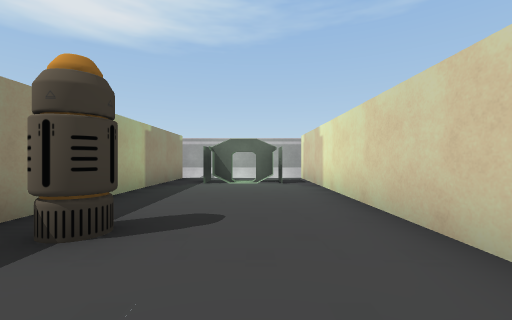
View 1 (above)

16 first-person views from a walk through a 3-D level made in the Unity game engine. The camera is 1.2 m above the floor, looks level and sees 90° across. The floor is counted in squares, 2 m on a side. Each view is taken from the middle of a square. On the plan, view 1 faces up. The plan holds only what a view shows up to about 9 squares ahead; the rest is blank. The player is left out. Some surface patterns are stand-ins.

View 2
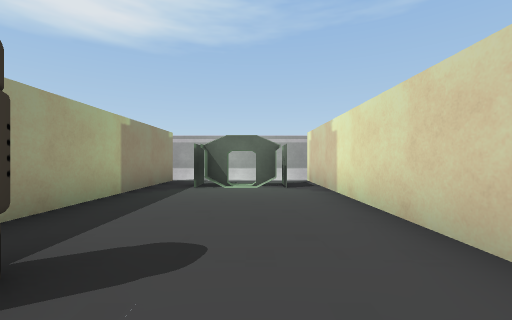

View 3
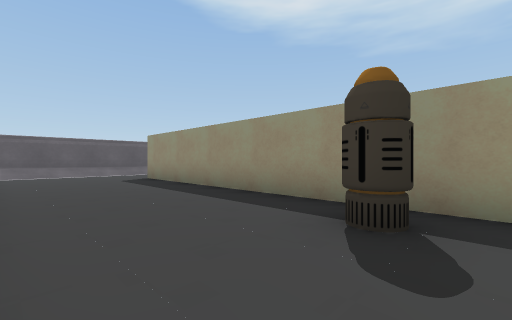

View 4
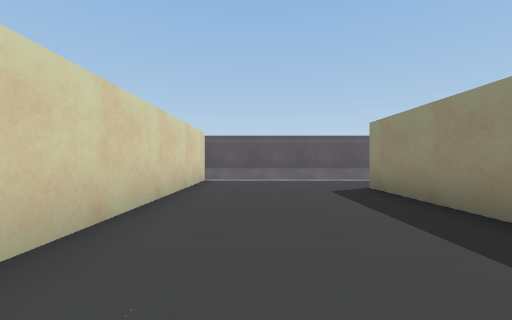

View 5
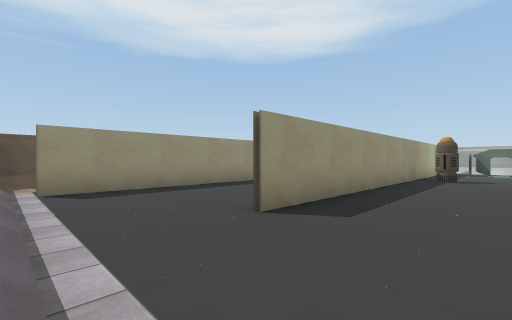

View 6
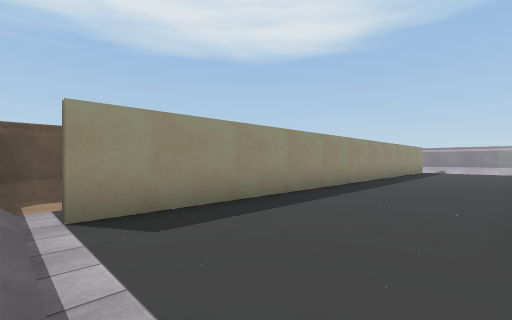

View 7
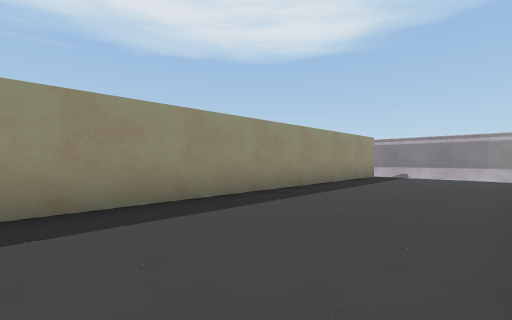

View 8
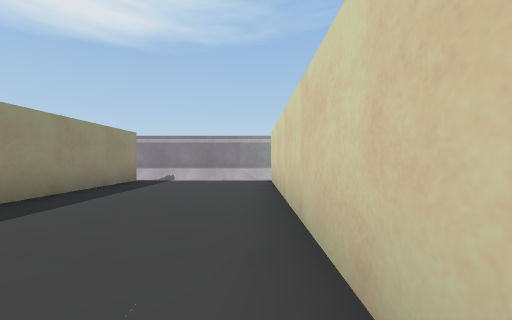

View 9
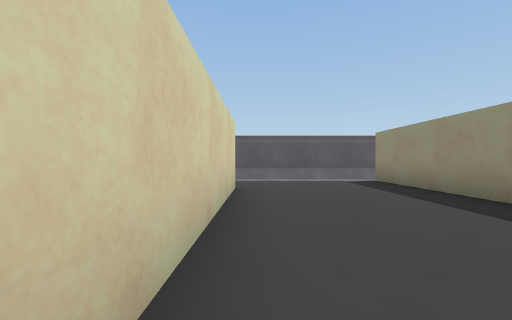

View 10
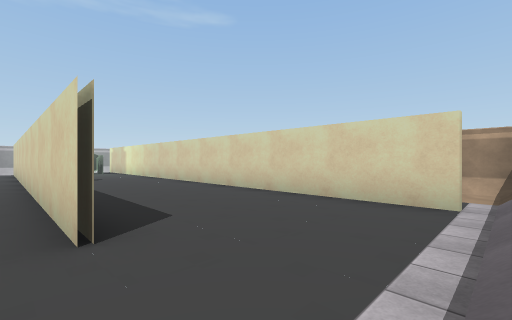

View 11
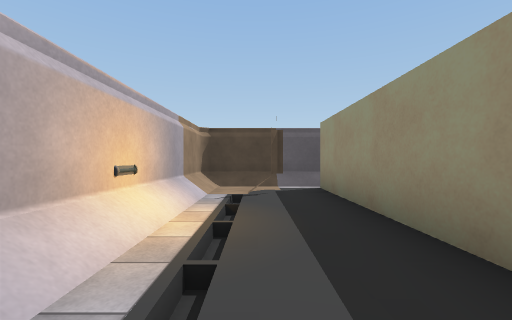

View 12
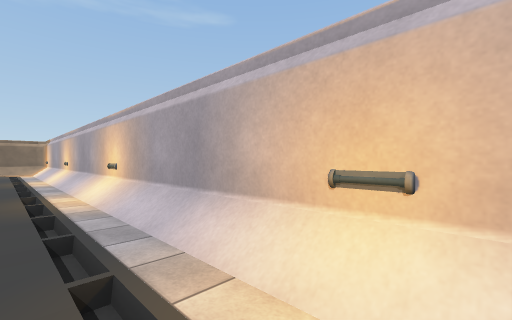

View 13
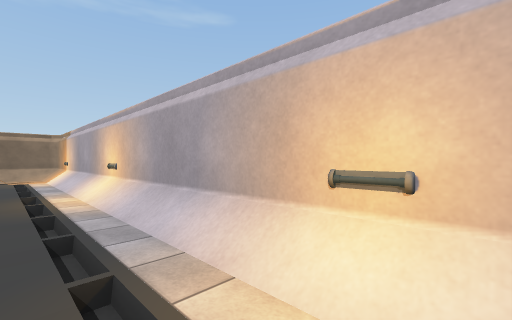

View 14
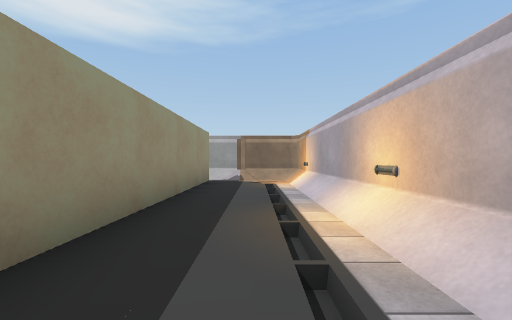

View 15
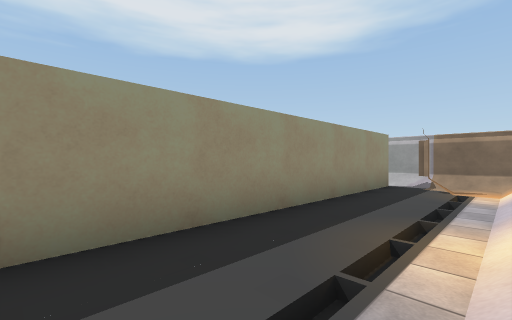

View 16
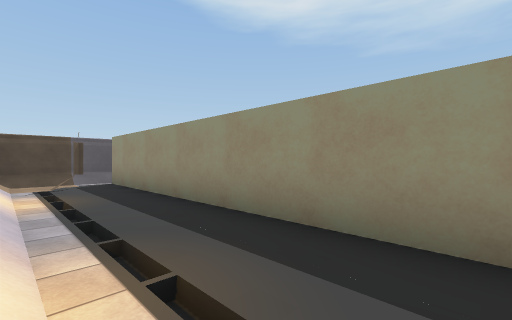

### Floor plan
Key: @ floor where view 1 was taken; # wall or solid block; . main floor; : floor 0.25 m higher than the main floor; / step, stairs or slope; O other object.
Columns run from 10 left of view 1 to 5 right of it. Each row starts with its distance up from view 1.
 10    #############
  9    ///////////:#
  8    #....#...#/O#
  7    #....#OO.#.:#
  6    #....#...#./#
  5    #....#...#./#
  4    #....#...#.O#
  3    #....#...#.:#
  2    #....#O..#./#
  1    #....#...#./#
  0    #....#.@.#.O#
 -1    #....#...#.:#
 -2    #....#...#./#
 -3    #....#...#./#
 -4    #....#...#.O#
 -5    #....#...#.:#
 -6    #........#./#
 -7 #//#........#//#
 -8 #:////////////:#
 -9    #############

Positions as (right, up) in squares from view 1, and headings:
1: (0, 0), facing up
2: (0, 1), facing up
3: (1, 3), facing down-left
4: (0, 0), facing down
5: (0, -8), facing up-left
6: (-3, -8), facing up-left
7: (-3, -1), facing up-left
8: (-3, 1), facing up
9: (-3, 0), facing down
10: (-3, -8), facing up-right
11: (3, -2), facing down
12: (3, -5), facing up-right
13: (3, -1), facing up-right
14: (3, 1), facing up
15: (4, 1), facing up-left
16: (4, 1), facing down-left
